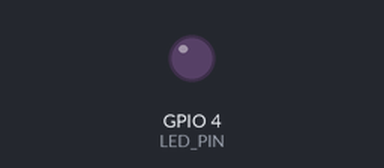
Bench run of a program on a simulated ESP32. Shown: output pins drawn as LEDs (lit = HIGH). What the program prints to the serial monitor is not drawn.

Above: at 1.3 s.
At 9.3 s:
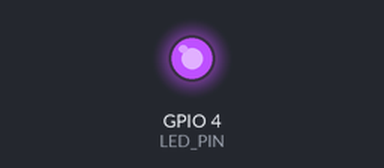
Timing chart, 0 to 9.6 s (numbered marks = the images above):
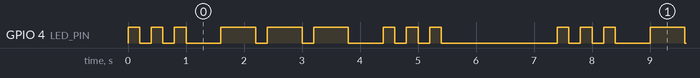

The program:

main.cpp
```cpp
#include <Arduino.h>

const int LED_PIN = 4;

const int DOT_DURATION = 200;   // тривалість крапки, мс
const int DASH_DURATION = 600;  // тривалість тире, мс
const int SYMBOL_GAP = 200;     // пауза між символами всередині букви
const int LETTER_GAP = 600;     // пауза між буквами (S, O, S)
const int WORD_GAP = 1400;      // пауза перед повторенням усього сигналу

// Блимнути один символ (крапку або тире) і одночасно вивести його в Serial
void blinkSymbol(char symbol) {
  int duration = (symbol == '.') ? DOT_DURATION : DASH_DURATION;

  digitalWrite(LED_PIN, HIGH);
  Serial.print(symbol);   // вивід синхронний з увімкненням світлодіода
  delay(duration);

  digitalWrite(LED_PIN, LOW);
  delay(SYMBOL_GAP);
}

// Відтворити одну букву (послідовність крапок/тире)
void playLetter(String pattern) {
  for (int i = 0; i < pattern.length(); i++) {
    blinkSymbol(pattern[i]);
  }
  Serial.print(" ");
  delay(LETTER_GAP - SYMBOL_GAP);
}

void setup() {
  Serial.begin(115200);
  pinMode(LED_PIN, OUTPUT);
}

void loop() {
  Serial.print("SOS: ");

  playLetter("...");  // S
  playLetter("---");  // O
  playLetter("...");  // S

  Serial.println();
  delay(WORD_GAP);     // пауза перед тим, як сигнал повториться знову
}
```

Measured:
- by itself, GPIO 4 (LED_PIN): repeats every 7.4 s: 2 × (LOW 0.20 s, HIGH 0.20 s), LOW 0.60 s, 2 × (HIGH 0.60 s, LOW 0.20 s), HIGH 0.60 s, LOW 0.60 s, 2 × (HIGH 0.20 s, LOW 0.20 s), HIGH 0.20 s, LOW 2.0 s, HIGH 0.20 s
- by itself, everything shown: repeats every 7.4 s, in 18 steps
